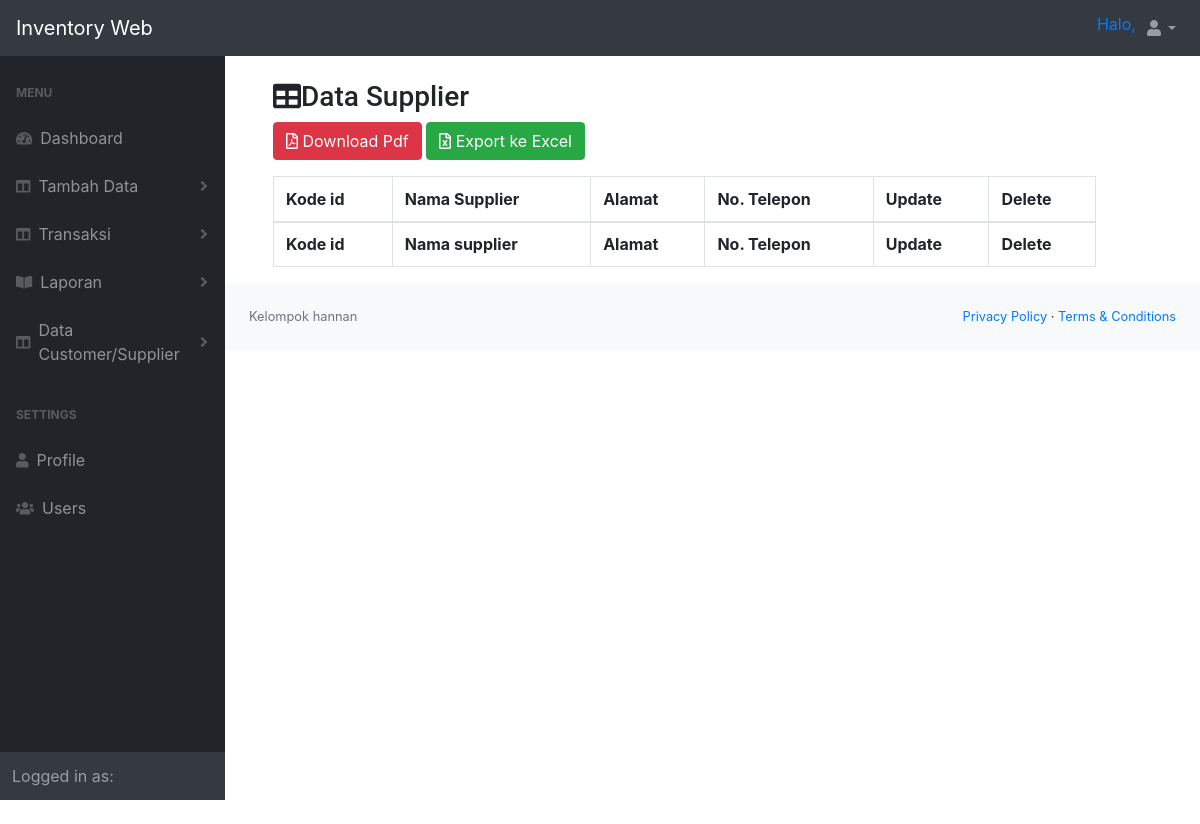
Before: /index.php/beranda/datasupplier with the older database file.
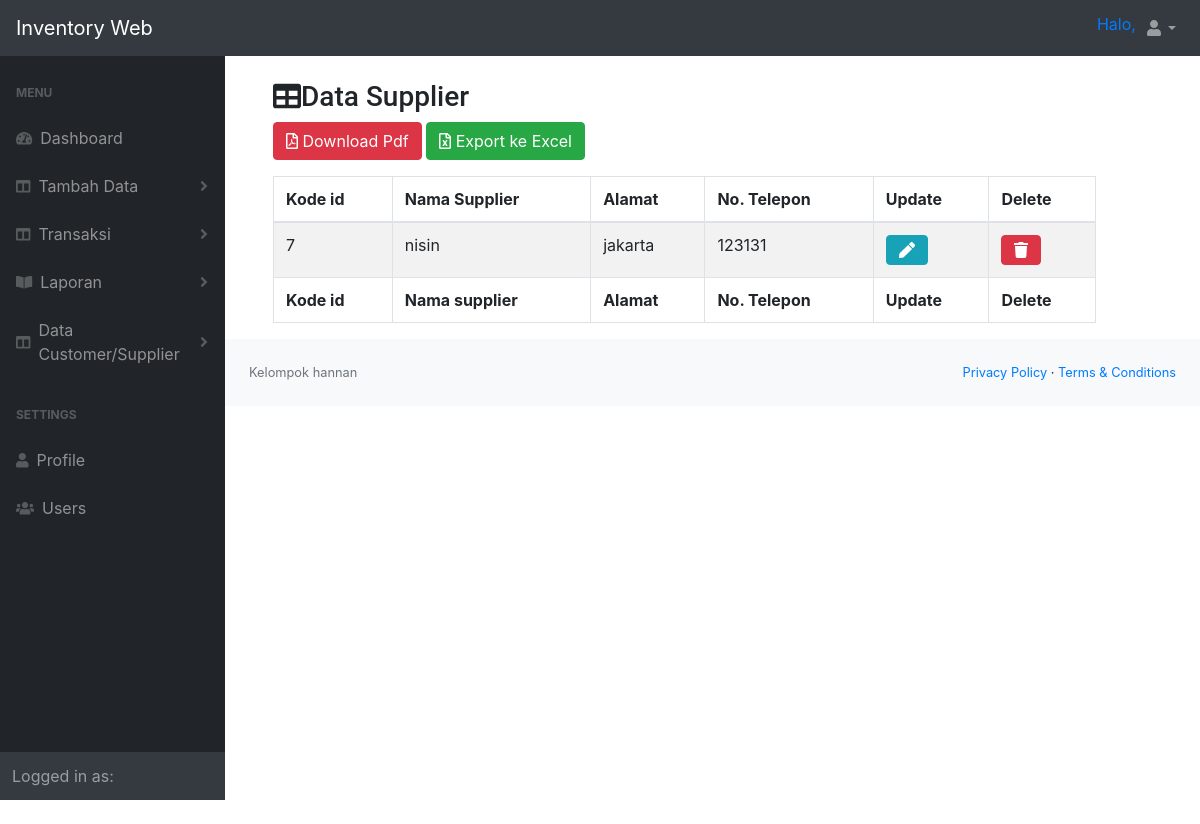
After: the same page with the newer database file.
### tables this page shows
CREATE TABLE `datasupplier` (
  `id` int(100) NOT NULL,
  `namasupplier` varchar(200) NOT NULL,
  `alamat` varchar(200) NOT NULL,
  `telepon` varchar(15) NOT NULL
);

### application/controllers/Beranda.php (called while the page is built, shortened)
<?php
class Beranda extends CI_Controller
{
  public function datasupplier()
  {
    $this->load->model('M_admin');
    $data = array(
      'list_data' => $this->M_admin->select('datasupplier')
    );
    $this->load->view('datasupplier', $data);
  }
}

### index.php (called while the page is built, shortened)
<?php
require_once BASEPATH.'core/CodeIgniter.php';

### application/models/M_admin.php (called while the page is built, shortened)
<?php
class M_admin extends CI_Model
{
  public function select($tabel)
  {
    $query = $this->db->get($tabel);
    return $query->result();
  }
}
?>

### application/views/datasupplier.php (the view, shortened to what this page needs)
<div id="layoutSidenav_content">
    <main>
        <div class="content-wrapper">
            <div class="row">
                <div class="col-md-12">
                    <div class="container">
                        <div class="box box-primary" style="width:94%;">
                            <div class="container">
                                <div class="box-body">
                                    <h3 class="box-title"><i class="fa fa-table" aria-hidden="true"></i>Data Supplier</h3>
                                </div>
                                <a href="<?= base_url('laporan/laporan_supplier_pdf'); ?>" class="btn btn-danger mb-3"><i class="far fa-file-pdf"></i> Download Pdf</a>
                                <a href="<?= base_url('laporan/export_data_supplier'); ?>" class="btn btn-success mb-3"><i class="far fa-file-excel"></i> Export ke Excel</a>
                                <table id="example1" class="table table-bordered table-striped">
                                    <thead>
                                        <tr>
                                            <th>Kode id</th>
                                            <th>Nama Supplier</th>
                                            <th>Alamat</th>
                                            <th>No. Telepon</th>
                                            <th>Update</th>
                                            <th>Delete</th>
                                        </tr>
                                    </thead>
                                    <tbody>
                                        <tr>
                                            <?php if (is_array($list_data)) { ?>
                                                <?php foreach ($list_data as $dd) : ?>
                                                    <td><?= $dd->id; ?></td>
                                                    <td><?= $dd->namasupplier; ?></td>
                                                    <td><?= $dd->alamat; ?></td>
                                                    <td><?= $dd->telepon; ?></td>
                                                    <td><a type="button" data-toggle="modal" class="btn btn-info" data-target="#modalkode" data-id="<?php echo $dd->id; ?>" data-namasupplier="<?php echo $dd->namasupplier; ?>" data-alamat="<?php echo $dd->alamat; ?>" data-telepon="<?php echo $dd->telepon; ?>" id="buttonupdate" style="margin:auto;height:20%"><i class="fa fa-solid fa-pen" aria-hidden="true"></i></a></td>
                                                    <td><a type="button" class="btn btn-danger btn-delete" href="<?= base_url('beranda/delete_supplier/' . $dd->id) ?>" id="buttondelete" style="margin:auto;height:20%"><i class="fa fa-trash" aria-hidden="true"></i></a></td>
                                        </tr>
                                    <?php endforeach; ?>
                                <?php } else { ?>
                                    <td colspan="7" align="center"><strong>Data Kosong</strong></td>
                                <?php } ?>
                                    </tbody>
                                    <tfoot>
                                        <tr>
                                            <th>Kode id</th>
                                            <th>Nama supplier</th>
                                            <th>Alamat</th>
                                            <th>No. Telepon</th>
                                            <th>Update</th>
                                            <th>Delete</th>
                                        </tr>
                                    </tfoot>
                                </table>
                            </div>
                        </div>
                    </div>
                            </body>
                            </html>

Changed rows visible on the page:
added datasupplier: id "7", namasupplier "nisin", alamat "jakarta", telepon "123131"
